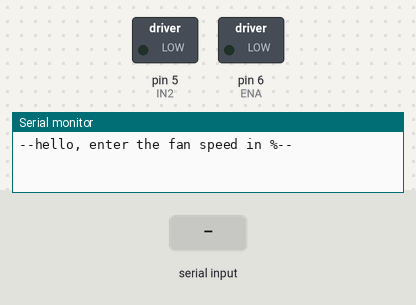
A sketch run on a simulated Arduino Uno, built with avr-gcc and run on an emulated ATmega328P. On the bench: switched loads named in the sketch (green lamp = pin HIGH), the last lines printed to the serial monitor. The test bench sets the inputs (shaded band).

Above: at 1.2 s.
1.3 s: "90,45\n" received over Serial
At 2.4 s:
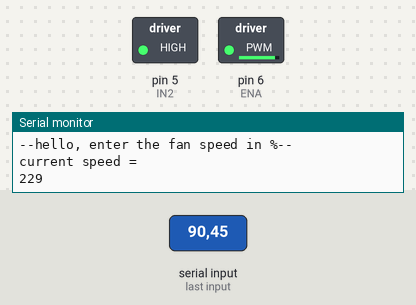
5.8 s: "5\n" received over Serial
At 8.2 s:
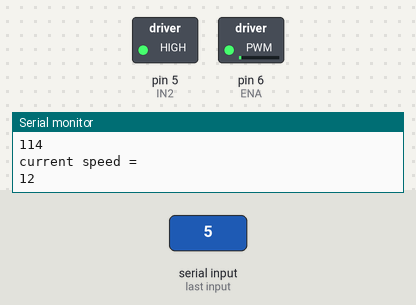
8.8 s: "90\n" received over Serial
At 11.7 s:
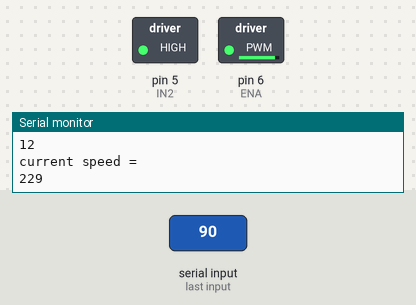
Timing chart, 0 to 13.2 s (numbered marks = the images above; inputs shaded):
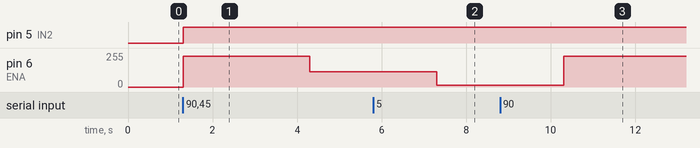

The sketch:

fan_speed_control.ino
```cpp
//This code can be used to check HW-095 motor driver or similar.
//Type the speed right in the Serial monitor (0 - 100%).

int IN2 = 5;
int ENA = 6;                                            //PWM signal
int speed;
int speed_pct;

void setup() {

Serial.begin(19200);

pinMode(IN2, OUTPUT);
pinMode(ENA, OUTPUT);                                   //ENA
digitalWrite(IN2, LOW);                                 // clockwise

Serial.println("--hello, enter the fan speed in %--");
}

void loop() {
EnterSpeed();
}


void EnterSpeed(){

  if (Serial.available() > 0){
    speed_pct = Serial.parseInt();                       //reads whole integer in %
    speed = map(speed_pct, 0, 100, 0, 255);              //convert % to the actual speed value
  }
      if ((speed_pct > 0) && (speed_pct <= 100)){        //change to >= 0 if skip print
      digitalWrite(IN2, HIGH);
      analogWrite(ENA, speed );
      Serial.println("current speed = ");
      Serial.println(speed);                             //prints actual speed
      delay(3000);
      }
}
```

Measured:
- after the input at 1.3 s, pin 5 (IN2): LOW → HIGH at once; pin 6 (ENA): 0/255 → 229/255 at once, → 114/255 3.0 s later
- after the input at 5.8 s, pin 6 (ENA): 114/255 → 12/255 after 1.5 s
- after the input at 8.8 s, pin 6 (ENA): 12/255 → 229/255 after 1.5 s
